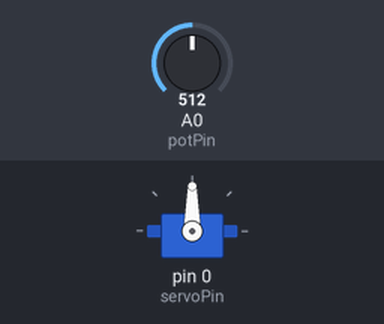
The sketch below on a simulated Arduino Uno, built with avr-gcc and run on an emulated ATmega328P. On the bench: servo. The inputs (shaded band) are chosen by the test bench; at power-on: A0 (potPin) = 512.

Above: at 1.8 s.
1.9 s: A0 (potPin) set to 716
At 2.4 s:
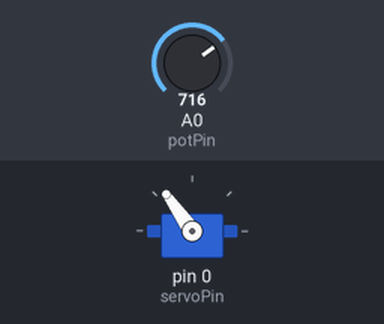
3.5 s: A0 (potPin) set to 900
At 5.2 s:
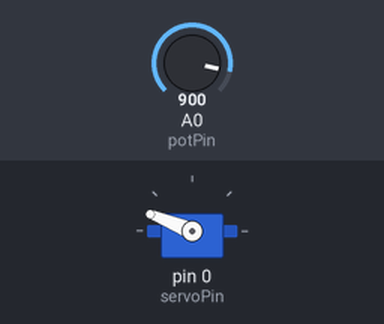
5.5 s: A0 (potPin) set to 1023
At 6.7 s:
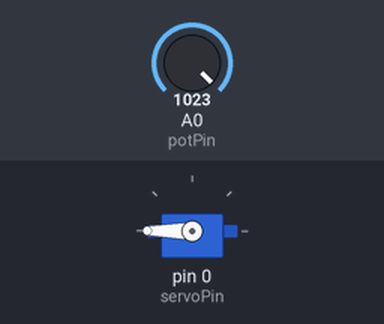
7.5 s: A0 (potPin) set to 306
At 8.3 s:
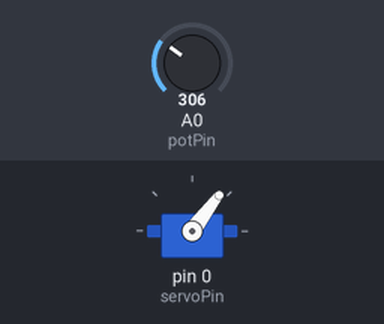
9.5 s: A0 (potPin) set to 122
At 11.0 s:
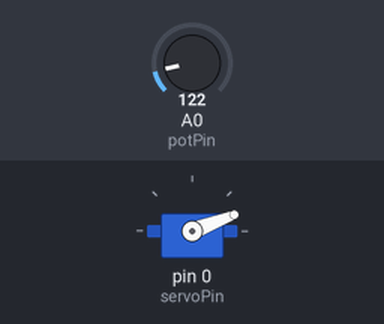
Timing chart, 0 to 12.5 s (numbered marks = the images above; inputs shaded):
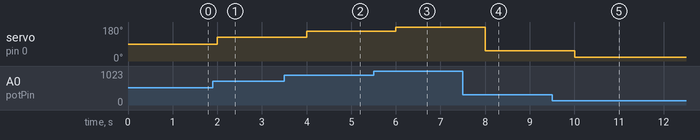

Measured:
- after the input at 1.9 s, servo on pin 0 (servoPin): 90° → 125° after 0.10 s
- after the input at 3.5 s, servo on pin 0 (servoPin): 125° → 158° after 0.50 s
- after the input at 5.5 s, servo on pin 0 (servoPin): 158° → 180° after 0.50 s
- after the input at 7.5 s, servo on pin 0 (servoPin): 180° → 53° after 0.50 s
- after the input at 9.5 s, servo on pin 0 (servoPin): 53° → 21° after 0.50 s

The sketch:

ServoProject.ino
```cpp
#include <Servo.h> // Add the servo library to your code


// Define the servo and potentiometer pins
const int servoPin = 0;  // You can use any digital pin but for this to work you will need to use Digital pin 0
const int potPin = A0;   // Connect the potentiometer to any pin, however, this code uses analog pin A1

Servo servo;

void setup() {
  servo.attach(servoPin);  //  this code Attaches the servo to the servoPin you declared earlier
}

void loop() {
  // Read the value from the potentiometer
  int potValue = analogRead(potPin);

  // Map the potentiometer value (0-1023) to servo angle (0-180)
  int angle = map(potValue, 0, 1023, 0, 180);

  // Move the servo to the mapped angle
  servo.write(angle);

  // You can add a delay to make the movement smoother
  delay(1000);  // Adjust as needed, this code is set to 1 second note that the delay paramter is in Microseconds
}
```
